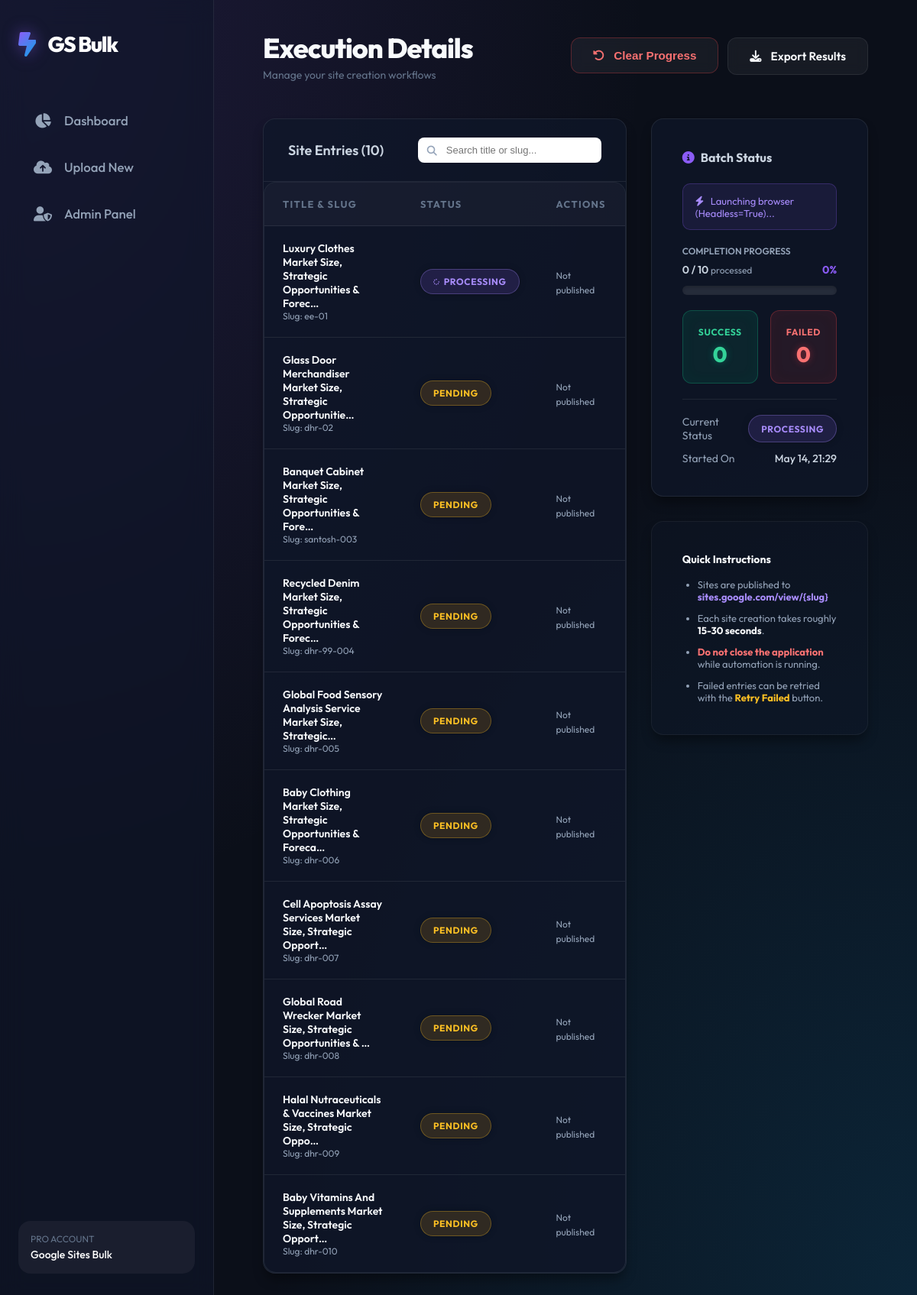
Before: /batch/10/ with the older database file.
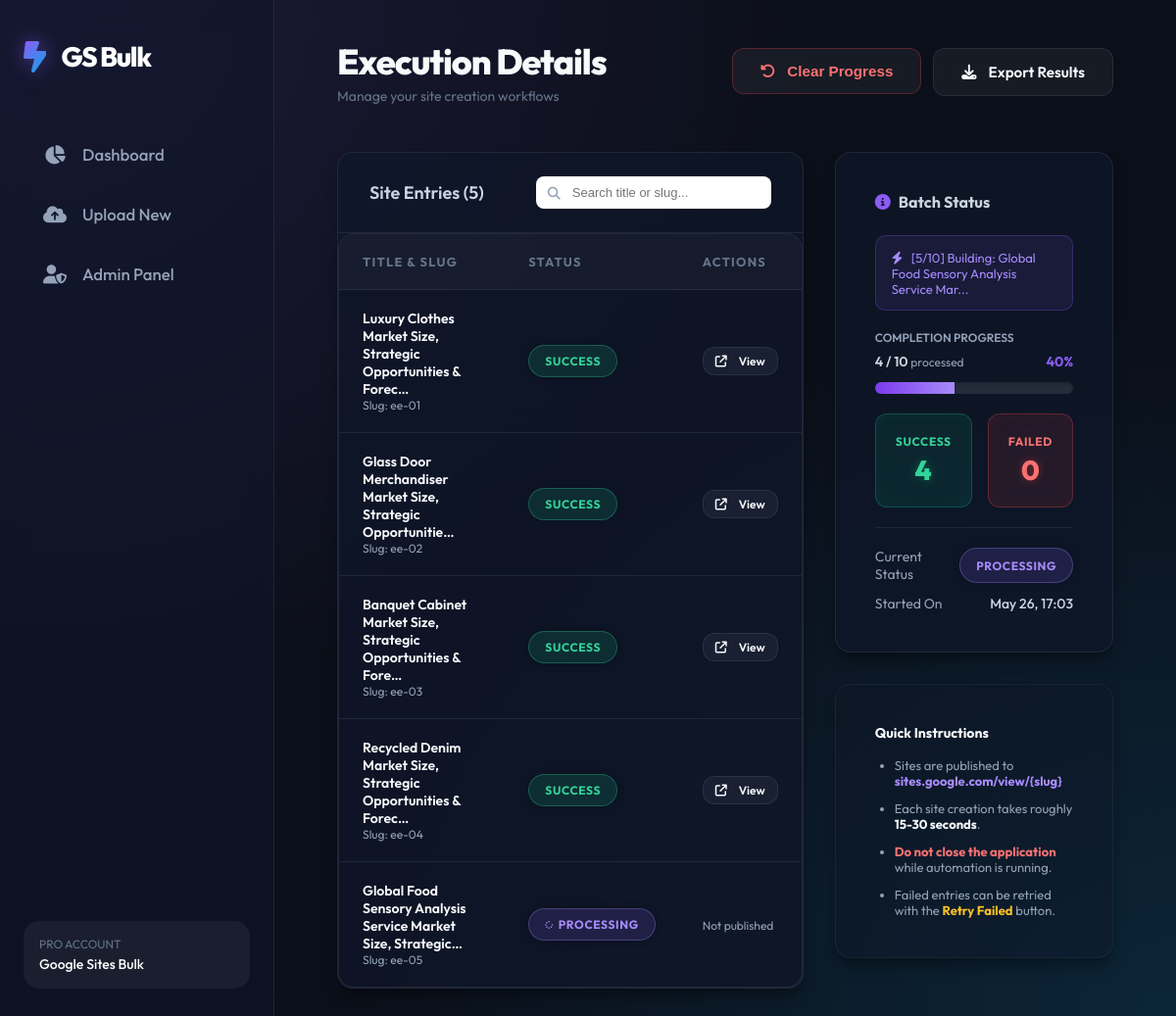
After: the same page with the newer database file.
### core/models.py (models this page shows, shortened)
class SiteBatch(models.Model):
    STATUS_CHOICES = [
        ('pending', 'Pending'),
        ('processing', 'Processing'),
        ('completed', 'Completed'),
        ('failed', 'Failed'),
    ]
    file = models.FileField(upload_to='uploads/')
    created_at = models.DateTimeField(auto_now_add=True)
    status = models.CharField(max_length=20, choices=STATUS_CHOICES, default='pending')
    total_sites = models.IntegerField(default=0)
    completed_sites = models.IntegerField(default=0)
    failed_sites = models.IntegerField(default=0)
    current_action = models.CharField(max_length=255, blank=True, null=True)
    @property
    def processed_sites(self):
        return (self.completed_sites or 0) + (self.failed_sites or 0)
    @property
    def progress_percentage(self):
        if self.total_sites == 0:
            return 0
        return int((self.processed_sites / self.total_sites) * 100)

class SiteEntry(models.Model):
    STATUS_CHOICES = [
        ('pending', 'Pending'),
        ('processing', 'Processing'),
        ('success', 'Success'),
        ('failed', 'Failed'),
    ]
    batch = models.ForeignKey(SiteBatch, on_delete=models.CASCADE, related_name='entries')
    title = models.CharField(max_length=255)
    keyword = models.CharField(max_length=255, blank=True, null=True)
    content = models.TextField()
    slug = models.SlugField(max_length=255)
    outbound_link = models.URLField(blank=True, null=True)
    image_url = models.URLField(blank=True, null=True)
    published_url = models.URLField(blank=True, null=True)
    status = models.CharField(max_length=20, choices=STATUS_CHOICES, default='pending')
    error_message = models.TextField(blank=True, null=True)
    retry_count = models.IntegerField(default=0)

### core/views.py (the view)
# urls.py: path('batch/<int:batch_id>/', BatchDetailView.as_view(), name='batch_detail'),
class BatchDetailView(View):
    def get(self, request, batch_id):
        batch = get_object_or_404(SiteBatch, id=batch_id)
        entries = batch.entries.all()
        return render(request, 'core/batch_detail.html', {'batch': batch, 'entries': entries})

### core/templates/core/batch_detail.html (shortened to what this page needs)
{% extends 'core/base.html' %}
{% block header_title %}Execution Details{% endblock %}
{% block header_actions %}
<div style="display: flex; gap: 0.75rem;">
    <form id="clearForm-{{ batch.id }}" action="/batch/{{ batch.id }}/reset/" method="POST">
        <button type="button" onclick="showClearModal({{ batch.id }})" class="btn btn-secondary" style="color: #f87171; border-color: rgba(239, 68, 68, 0.3);">
            <i class="fa-solid fa-rotate-left"></i> Clear Progress
        </button>
    </form>
    <a href="/batch/{{ batch.id }}/export/" class="btn btn-secondary">
        <i class="fa-solid fa-download"></i> Export Results
    </a>
</div>
{% endblock %}
{% block content %}
<div style="display: grid; grid-template-columns: 2fr 1fr; gap: 2rem; align-items: start;">
    <div class="card" style="padding: 0;">
        <div style="padding: 1.5rem 2rem; border-bottom: 1px solid var(--border); display: flex; justify-content: space-between; align-items: center;">
            <h2 style="font-size: 1.125rem; font-weight: 600;">Site Entries (<span id="entriesCount">{{ entries.count }}</span>)</h2>
            <div style="position: relative;">
                <i class="fa-solid fa-magnifying-glass" style="position: absolute; left: 12px; top: 50%; transform: translateY(-50%); color: #94a3b8; font-size: 0.8125rem;"></i>
                <input type="text" id="searchInput" placeholder="Search title or slug..."
                    style="padding: 0.5rem 1rem 0.5rem 2.25rem; border-radius: 8px; border: 1px solid var(--border); font-size: 0.8125rem; width: 240px;">
            </div>
        </div>
        <div class="table-container">
            <table id="entriesTable">
                <thead>
                    <tr>
                        <th>Title & Slug</th>
                        <th>Status</th>
                        <th>Actions</th>
                    </tr>
                </thead>
                <tbody id="entriesBody">
                    {% for entry in entries %}
                    <tr data-entry-id="{{ entry.id }}">
                        <td>
                            <p style="font-weight: 600; font-size: 0.875rem; color: #f8fafc;">{{ entry.title|truncatechars:60 }}</p>
                            <p style="font-size: 0.75rem; color: #94a3b8;">Slug: {{ entry.slug }}</p>
                        </td>
                        <td>
                            <span class="badge badge-{{ entry.status }}">
                                {% if entry.status == 'processing' %}<i class="fa-solid fa-spinner fa-spin" style="font-size: 8px; margin-right: 5px;"></i>{% endif %}
                                {{ entry.status }}
                            </span>
                        </td>
                        <td>
                            {% if entry.published_url %}
                            <a href="{{ entry.published_url }}" target="_blank" class="btn btn-secondary" style="padding: 0.4rem 0.75rem; font-size: 0.75rem;">
                                <i class="fa-solid fa-external-link"></i> View
                            </a>
                            {% else %}
                            <span style="color: #94a3b8; font-size: 0.75rem;">Not published</span>
                            {% endif %}
                        </td>
                    </tr>
                    {% endfor %}
                </tbody>
            </table>
        </div>
    </div>
    <div style="display: flex; flex-direction: column; gap: 2rem;">
        <div class="card">
            <h3 style="font-size: 1rem; font-weight: 700; margin-bottom: 1.5rem; display: flex; align-items: center; gap: 0.5rem;">
                <i class="fa-solid fa-circle-info" style="color: var(--primary);"></i>
                Batch Status
            </h3>
            <div id="liveActionBanner" style="display: {% if batch.status == 'processing' %}block{% else %}none{% endif %}; padding: 0.85rem 1rem; border-radius: 10px; background: rgba(139, 92, 246, 0.1); border: 1px solid rgba(139, 92, 246, 0.25); margin-bottom: 1.25rem; font-size: 0.8125rem; color: #a78bfa; animation: pulse 2s infinite;">
                <i class="fa-solid fa-bolt" style="margin-right: 6px;"></i>
                <span id="liveActionText">{{ batch.current_action|default:"Processing..." }}</span>
            </div>
            <div style="display: flex; flex-direction: column; gap: 1.25rem;">
                <div>
                    <p style="font-size: 0.75rem; font-weight: 600; color: #94a3b8; text-transform: uppercase; margin-bottom: 0.5rem;">Completion Progress</p>
                    <div style="display: flex; justify-content: space-between; font-size: 0.875rem; margin-bottom: 0.5rem;">
                        <span style="font-weight: 600;"><span id="processedCount">{{ batch.processed_sites }}</span> / <span id="totalCount">{{ batch.total_sites }}</span> <span style="font-weight:400;color:#94a3b8;font-size:0.75rem;">processed</span></span>
                        <span style="color: var(--primary); font-weight: 700;" id="progressPct">
                            {{ batch.progress_percentage }}%
                        </span>
                    </div>
                    <div class="progress-wrapper" style="height: 12px;">
                        <div class="progress-bar" id="progressBar" style="width: {{ batch.progress_percentage }}%"></div>
                    </div>
                </div>
                <div style="display: grid; grid-template-columns: 1fr 1fr; gap: 1rem;">
                    <div style="padding: 1.25rem; border-radius: 12px; background: rgba(16, 185, 129, 0.1); border: 1px solid rgba(16, 185, 129, 0.3); box-shadow: inset 0 0 20px rgba(16, 185, 129, 0.05); text-align: center;">
                        <p style="font-size: 0.75rem; color: #34d399; font-weight: 700; margin-bottom: 0.25rem; letter-spacing: 0.05em;">SUCCESS</p>
                        <p style="font-size: 1.75rem; font-weight: 800; color: #34d399; text-shadow: 0 0 10px rgba(16, 185, 129, 0.4);" id="successCount">{{ batch.completed_sites }}</p>
                    </div>
                    <div style="padding: 1.25rem; border-radius: 12px; background: rgba(239, 68, 68, 0.1); border: 1px solid rgba(239, 68, 68, 0.3); box-shadow: inset 0 0 20px rgba(239, 68, 68, 0.05); text-align: center;">
                        <p style="font-size: 0.75rem; color: #f87171; font-weight: 700; margin-bottom: 0.25rem; letter-spacing: 0.05em;">FAILED</p>
                        <p style="font-size: 1.75rem; font-weight: 800; color: #f87171; text-shadow: 0 0 10px rgba(239, 68, 68, 0.4);" id="failedCount">{{ batch.failed_sites }}</p>
                    </div>
                </div>
                <div style="padding-top: 1.25rem; border-top: 1px solid var(--border);">
                    <div style="display: flex; justify-content: space-between; margin-bottom: 0.75rem;">
                        <span style="font-size: 0.875rem; color: #94a3b8;">Current Status</span>
                        <span class="badge badge-{{ batch.status }}" id="batchStatusBadge">{{ batch.status }}</span>
                    </div>
                    <div style="display: flex; justify-content: space-between;">
                        <span style="font-size: 0.875rem; color: #94a3b8;">Started On</span>
                        <span style="font-size: 0.875rem; font-weight: 500;">{{ batch.created_at|date:"M d, H:i" }}</span>
                    </div>
                </div>
            </div>
        </div>
        <div class="card" style="background: rgba(15, 23, 42, 0.4); border: 1px solid rgba(255, 255, 255, 0.05);">
            <h3 style="font-size: 0.875rem; font-weight: 700; margin-bottom: 1rem; color: #f8fafc;">Quick Instructions</h3>
            <ul style="font-size: 0.8125rem; color: #94a3b8; padding-left: 1.25rem; display: flex; flex-direction: column; gap: 0.75rem;">
                <li>Sites are published to <strong style="color: var(--primary-light);">sites.google.com/view/{slug}</strong></li>
                <li>Each site creation takes roughly <strong style="color: #f8fafc;">15-30 seconds</strong>.</li>
                <li><strong style="color: #f87171;">Do not close the application</strong> while automation is running.</li>
                <li>Failed entries can be retried with the <strong style="color: #fbbf24;">Retry Failed</strong> button.</li>
            </ul>
        </div>
    </div>
</div>
{% endblock %}

### core/templates/core/base.html (shortened to what this page needs)
<!DOCTYPE html>
<html lang="en">
<head>
    <link rel="stylesheet" href="https://cdnjs.cloudflare.com/ajax/libs/font-awesome/6.4.0/css/all.min.css">
</head>
<body>
    <aside class="sidebar">
        <a href="/" class="brand">
            <i class="fa-solid fa-bolt-lightning"></i>
            <span>GS Bulk</span>
        </a>
        <ul class="nav-menu">
            <li class="nav-item {% if request.path == '/' %}active{% endif %}">
                <a href="/">
                    <i class="fa-solid fa-chart-pie"></i>
                    Dashboard
                </a>
            </li>
            <li class="nav-item {% if '/upload/' in request.path %}active{% endif %}">
                <a href="/upload/">
                    <i class="fa-solid fa-cloud-arrow-up"></i>
                    Upload New
                </a>
            </li>
            <li class="nav-item">
                <a href="/admin/">
                    <i class="fa-solid fa-user-shield"></i>
                    Admin Panel
                </a>
            </li>
        </ul>
        <div style="margin-top: auto; padding: 1rem; background: rgba(255,255,255,0.05); border-radius: var(--radius);">
            <p style="font-size: 0.75rem; color: #64748b; margin-bottom: 0.25rem;">PRO ACCOUNT</p>
            <p style="font-size: 0.875rem; font-weight: 500;">Google Sites Bulk</p>
        </div>
    </aside>
    <div class="main-wrapper">
        <header>
            <div>
                <h1>{% block header_title %}Dashboard{% endblock %}</h1>
                <p style="color: var(--text-muted); font-size: 0.875rem;">Manage your site creation workflows</p>
            </div>
            <div class="header-actions">
                {% block header_actions %}{% endblock %}
            </div>
        </header>
        <main class="animate-up">
            {% block content %}{% endblock %}
        </main>
    </div>
</body>
</html>

Changed rows visible on the page:
removed SiteEntry: title "Baby Clothing Market Size, Strategic Opportunities & Foreca…", slug "dhr-006", status "PENDING", shows "Not published"
removed SiteEntry: title "Cell Apoptosis Assay Services Market Size, Strategic Opport…", slug "dhr-007", status "PENDING", shows "Not published"
removed SiteEntry: title "Global Road Wrecker Market Size, Strategic Opportunities & …", slug "dhr-008", status "PENDING", shows "Not published"
removed SiteEntry: title "Halal Nutraceuticals & Vaccines Market Size, Strategic Oppo…", slug "dhr-009", status "PENDING", shows "Not published"
removed SiteEntry: title "Baby Vitamins And Supplements Market Size, Strategic Opport…", slug "dhr-010", status "PENDING", shows "Not published"
changed SiteBatch "PROCESSING": count "10" → "5"; current_action "Launching browser (Headless=True)..." → "[5/10] Building: Global Food Sensory Analysis Service Mar..."; processed_sites "0" → "4"; progress_percentage "0" → "40"; completed_sites "0" → "4"; created_at "May 14, 21:29" → "May 26, 17:03"
changed SiteEntry "ee-01": status "PROCESSING" → "SUCCESS"; published_url "Not published" → "View"
changed SiteEntry "Glass Door Merchandiser Market Size, Strategic Opportunitie…": slug "dhr-02" → "ee-02"; status "PENDING" → "SUCCESS"; published_url "Not published" → "View"
changed SiteEntry "Banquet Cabinet Market Size, Strategic Opportunities & Fore…": slug "santosh-003" → "ee-03"; status "PENDING" → "SUCCESS"; published_url "Not published" → "View"
changed SiteEntry "Recycled Denim Market Size, Strategic Opportunities & Forec…": slug "dhr-99-004" → "ee-04"; status "PENDING" → "SUCCESS"; published_url "Not published" → "View"
changed SiteEntry "Global Food Sensory Analysis Service Market Size, Strategic…": slug "dhr-005" → "ee-05"; status "PENDING" → "PROCESSING"
